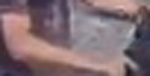
#> input picture ai/detection/crop_review/real_sample1.png_0_Two-wheeler_conf0.38.jpg, 150 x 76 px, given as the content of the folder tion/crop_review/real_sample1.png_0_Two-wheeler_conf0.38.jpg, which was not available
$ python make_cam_wall.py ../ai/detection/crop_review/real_sample1.png_0_Two-wheeler_conf0.38.jpg
#> lines starting #> are read from the running program, lines starting #| are printed output that depends on the picture; after the words box and inside, x2 and y2 are one past the last pixel; in counts of white or black regions, pixels touching at a corner belong together; pictures that were not available may be replaced by others from this repository, and a replacement may not be noted
### ai/detection/detector.py
"""
Member 1 - Detection module for VEYTRA.

Runs VehicleNet-Y26x and the fine-tuned YOLO plate detector
independently on the full CCTV frame.

Architecture:

    CCTV frame
        |
        +----> VehicleNet-Y26x
        |          |
        |          +----> vehicle detections
        |
        +----> Plate YOLO
                   |
                   +----> plate detections
                              |
                              +----> optional vehicle association
                                     |
                                     +----> OCR handoff

Plate detection does NOT depend on vehicle detection.
Every detected plate is preserved even when no matching
vehicle detection exists.
"""

import base64
import logging
import os
import time
import uuid

import cv2
import numpy as np
from dotenv import load_dotenv

load_dotenv()

logger = logging.getLogger(__name__)

VEHICLE_WEIGHTS_PATH = os.environ.get(
    "VEHICLE_WEIGHTS_PATH",
    "ai/detection/weights/vehiclenet_y26x.pt",
)

PLATE_WEIGHTS_PATH = os.environ.get(
    "PLATE_WEIGHTS_PATH",
    "ai/detection/weights/plate_yolo.pt",
)
_vehicle_model = None
_plate_model = None


def _load_vehicle_model():
    """Loads VehicleNet-Y26x."""
    global _vehicle_model

    if _vehicle_model is None:
        if os.path.exists(VEHICLE_WEIGHTS_PATH):
            from ultralytics import YOLO

            _vehicle_model = YOLO(VEHICLE_WEIGHTS_PATH)

            logger.info(
                "Loaded VehicleNet-Y26x from %s",
                VEHICLE_WEIGHTS_PATH,
            )
        else:
            logger.warning(
                "VehicleNet-Y26x weights not found at %s — "
                "using stub vehicle detector.",
                VEHICLE_WEIGHTS_PATH,
            )

            _vehicle_model = "STUB_VEHICLE_MODEL"

    return _vehicle_model


def _load_plate_model():
    """Loads the fine-tuned YOLO plate detector."""
    global _plate_model

    if _plate_model is None:
        if os.path.exists(PLATE_WEIGHTS_PATH):
            from ultralytics import YOLO

            _plate_model = YOLO(PLATE_WEIGHTS_PATH)

            logger.info(
                "Loaded plate detector from %s",
                PLATE_WEIGHTS_PATH,
            )
        else:
            logger.warning(
                "Plate YOLO weights not found at %s — "
                "using stub plate detector.",
                PLATE_WEIGHTS_PATH,
            )

            _plate_model = "STUB_PLATE_MODEL"

    return _plate_model


# [21 lines left out: function _is_plausible_vehicle_box, not called in this run]


def _run_vehicle_detection(frame: np.ndarray) -> list[dict]:
    """
    Runs VehicleNet-Y26x independently on the full frame.

    Falls back to a deterministic dummy detection if real weights
    aren't available.
    """
    model = _load_vehicle_model()

    if model == "STUB_VEHICLE_MODEL":
        h, w = frame.shape[:2]

        return [
            {
                "vehicle_bbox": [
                    int(w * 0.2),
                    int(h * 0.2),
                    int(w * 0.6),
                    int(h * 0.6),
                ],
                "vehicle_type": "car",
                "vehicle_confidence": 0.90,
                "vehicle_detector": "VehicleNet-Y26x",
            }
        ]

    results = model.predict(
        frame,
        conf=0.4,
        verbose=False,
    )

    result = results[0]

    detections = []

    for box in result.boxes:
        cls_id = int(box.cls[0])
        cls_name = model.names[cls_id]
        conf = float(box.conf[0])

        x1, y1, x2, y2 = [
            int(v)
            for v in box.xyxy[0].tolist()
        ]

        if not _is_plausible_vehicle_box(
            [x1, y1, x2, y2],
            frame.shape,
        ):
            logger.debug(
                "Skipping degenerate/edge vehicle box: %s",
                [x1, y1, x2, y2],
            )
            continue

        detections.append(
            {
                "vehicle_bbox": [x1, y1, x2, y2],
                "vehicle_type": cls_name,
                "vehicle_confidence": conf,
                "vehicle_detector": "VehicleNet-Y26x",
            }
        )

    return detections


def _encode_plate_crop(
    frame: np.ndarray,
    plate_bbox: list[int] | None,
) -> str | None:
    """
    Crops the detected plate from the original frame, upscales it for OCR,
    encodes it as a high-quality JPEG, and returns a base64 string.
    """
    if plate_bbox is None:
        return None

    h, w = frame.shape[:2]

    x1, y1, x2, y2 = [
        int(v)
        for v in plate_bbox
    ]

    # Clamp coordinates to frame boundaries.
    x1 = max(0, min(x1, w))
    x2 = max(0, min(x2, w))
    y1 = max(0, min(y1, h))
    y2 = max(0, min(y2, h))

    if x2 <= x1 or y2 <= y1:
        return None

    crop = frame[y1:y2, x1:x2]

    if crop.size == 0:
        return None

    # ---------------------------------------------------------
    # UPSCALE FOR OCR
    # ---------------------------------------------------------

    crop_h, crop_w = crop.shape[:2]

    MIN_HEIGHT = 240
    MIN_WIDTH = 320

    scale_h = MIN_HEIGHT / crop_h
    scale_w = MIN_WIDTH / crop_w

    scale = max(
        1.0,
        scale_h,
        scale_w,
    )

    if scale > 1.0:
        new_w = int(crop_w * scale)
        new_h = int(crop_h * scale)

        crop = cv2.resize(
            crop,
            (new_w, new_h),
            interpolation=cv2.INTER_CUBIC,
        )

    # ---------------------------------------------------------
    # HIGH-QUALITY JPEG ENCODING
    # ---------------------------------------------------------

    success, encoded = cv2.imencode(
        ".jpg",
        crop,
        [
            cv2.IMWRITE_JPEG_QUALITY,
            95,
        ],
    )

    if not success:
        return None

    return base64.b64encode(
        encoded.tobytes()
    ).decode("utf-8")


def _box_center(
    bbox: list[int],
) -> tuple[float, float]:
    """Returns the center point of a bounding box."""
    x1, y1, x2, y2 = bbox

    return (
        (x1 + x2) / 2.0,
        (y1 + y2) / 2.0,
    )


def _plate_belongs_to_vehicle(
    plate_bbox: list[int],
    vehicle_bbox: list[int],
) -> bool:
    """
    Determines whether a detected plate belongs to a vehicle.

    The plate center must fall inside the vehicle bounding box.

    This is deliberately conservative. If the relationship is
    uncertain, the plate remains an independent unmatched plate
    rather than being assigned to the wrong vehicle.
    """
    px, py = _box_center(plate_bbox)

    vx1, vy1, vx2, vy2 = vehicle_bbox

    return (
        vx1 <= px <= vx2
        and vy1 <= py <= vy2
    )


def _run_full_frame_plate_detection(
    frame: np.ndarray,
) -> list[dict]:
    """
    Runs the plate detector once on the complete CCTV frame.

    These are the same settings that successfully produced the
    standalone plate detections during testing.
    """
    model = _load_plate_model()

    # ---------------------------------------------------------
    # STUB PLATE DETECTOR
    # ---------------------------------------------------------

    if model == "STUB_PLATE_MODEL":
        h, w = frame.shape[:2]

        return [
            {
                "plate_bbox": [
                    int(w * 0.35),
                    int(h * 0.40),
                    int(w * 0.45),
                    int(h * 0.45),
                ],
                "plate_confidence": 0.90,
            }
        ]

    # ---------------------------------------------------------
    # REAL PLATE DETECTOR
    # ---------------------------------------------------------

    results = model.predict(
        frame,
        conf=0.25,
        imgsz=1920,
        iou=0.45,
        max_det=20,
        verbose=False,
    )

    result = results[0]

    detections = []

    for box in result.boxes:
        px1, py1, px2, py2 = [
            int(v)
            for v in box.xyxy[0].tolist()
        ]

        conf = float(box.conf[0])

        detections.append(
            {
                "plate_bbox": [
                    px1,
                    py1,
                    px2,
                    py2,
                ],
                "plate_confidence": conf,
            }
        )

    return detections


def _match_plates_to_vehicles(
    plate_detections: list[dict],
    vehicle_detections: list[dict],
) -> dict[int, int]:
    """
    Creates plate-index -> vehicle-index associations.

    A plate is associated only when its center falls inside a
    vehicle bounding box.

    Each vehicle can receive at most one plate.

    Each plate can be associated with at most one vehicle.

    Returns:
        {
            plate_index: vehicle_index
        }
    """

    matches = {}

    # ---------------------------------------------------------
    # GENERATE POSSIBLE MATCHES
    # ---------------------------------------------------------

    candidates = []

    for plate_index, plate in enumerate(plate_detections):
        plate_bbox = plate["plate_bbox"]

        for vehicle_index, vehicle in enumerate(vehicle_detections):
            vehicle_bbox = vehicle["vehicle_bbox"]

            if _plate_belongs_to_vehicle(
                plate_bbox,
                vehicle_bbox,
            ):
                candidates.append(
                    (
                        plate_index,
                        vehicle_index,
                        plate["plate_confidence"],
                    )
                )

    # ---------------------------------------------------------
    # PRIORITIZE HIGH-CONFIDENCE PLATES
    # ---------------------------------------------------------

    candidates.sort(
        key=lambda x: x[2],
        reverse=True,
    )

    used_plates = set()
    used_vehicles = set()

    for plate_index, vehicle_index, _ in candidates:
        if plate_index in used_plates:
            continue

        if vehicle_index in used_vehicles:
            continue

        matches[plate_index] = vehicle_index

        used_plates.add(plate_index)
        used_vehicles.add(vehicle_index)

    return matches


def _build_vehicle_detection(
    vehicle: dict,
    plate_result: dict | None,
    camera_id: str,
    timestamp: str,
) -> dict:
    """
    Builds the standard vehicle detection output.
    """
    if plate_result is None:
        plate_bbox = None
        plate_confidence = 0.0
        plate_crop = None

    else:
        plate_bbox = plate_result["plate_bbox"]
        plate_confidence = float(
            plate_result["plate_confidence"]
        )
        plate_crop = plate_result["plate_crop"]

    return {
        "event_id": str(uuid.uuid4()),
        "camera_id": camera_id,
        "timestamp": timestamp,

        # vehicle_id is intentionally NOT set here.
        # A consistent vehicle_id requires cross-frame/
        # cross-camera matching, which is Member 3's
        # tracking output.

        "vehicle_bbox": vehicle["vehicle_bbox"],
        "vehicle_type": vehicle["vehicle_type"],
        "vehicle_confidence": float(
            vehicle["vehicle_confidence"]
        ),
        "vehicle_detector": vehicle["vehicle_detector"],
        "plate_bbox": plate_bbox,
        "plate_confidence": plate_confidence,
        "plate_crop": plate_crop,
    }


# [29 lines left out: function _build_unmatched_plate_detection, not called in this run]


def detect(
    frame: np.ndarray,
    camera_id: str,
    timestamp: str,
    source: str,
) -> dict:
    """
    Runs vehicle detection and plate detection independently
    on the complete CCTV frame.

    Vehicle detection:
        VehicleNet-Y26x

    Plate detection:
        Fine-tuned YOLO plate detector

    Plate detections are preserved even when they cannot be
    associated with a vehicle.

    Returns:
        {
            "camera_id": str,
            "timestamp": str,
            "source": str,
            "detections": [
                {
                    "event_id": str,
                    "camera_id": str,
                    "timestamp": str,
                    "vehicle_bbox": [x1, y1, x2, y2] | None,
                    "vehicle_type": str | None,
                    "vehicle_confidence": float,
                    "vehicle_detector": str | None,
                    "plate_bbox": [x1, y1, x2, y2] | None,
                    "plate_confidence": float,
                    "plate_crop": str | None
                }
            ]
        }

    For matched detections:
        vehicle + plate information appear together.

    For unmatched plates:
        vehicle fields are None/0, while plate information
        is still preserved for OCR.

    plate_crop is a base64-encoded JPEG image that can be decoded
    by Member 2 and passed to the OCR module.

    Never raises — returns an error dict on invalid input instead.
    """

    start_time = time.time()

    # ---------------------------------------------------------
    # INPUT VALIDATION
    # ---------------------------------------------------------

    if (
        frame is None
        or not isinstance(frame, np.ndarray)
        or frame.size == 0
    ):
        logger.error(
            "detect() received invalid/empty frame for camera_id=%s",
            camera_id,
        )

        return {
            "camera_id": camera_id,
            "timestamp": timestamp,
            "source": source,
            "detections": [],
            "error": "invalid_or_empty_frame",
        }

    # ---------------------------------------------------------
    # VEHICLE DETECTION
    # ---------------------------------------------------------

    try:
        vehicle_detections = _run_vehicle_detection(frame)

    except Exception:
        logger.exception(
            "Vehicle detection failed for camera_id=%s",
            camera_id,
        )

        vehicle_detections = []

    # ---------------------------------------------------------
    # INDEPENDENT FULL-FRAME PLATE DETECTION
    # ---------------------------------------------------------

    try:
        plate_detections = _run_full_frame_plate_detection(
            frame
        )

        logger.debug(
            "Detected %d plates on full frame for camera_id=%s",
            len(plate_detections),
            camera_id,
        )

    except Exception:
        logger.exception(
            "Full-frame plate detection failed for camera_id=%s",
            camera_id,
        )

        plate_detections = []

    # ---------------------------------------------------------
    # MATCH PLATES TO VEHICLES
    # ---------------------------------------------------------

    plate_to_vehicle = _match_plates_to_vehicles(
        plate_detections,
        vehicle_detections,
    )

    # Reverse mapping for easy lookup:
    # vehicle_index -> plate_index
    vehicle_to_plate = {
        vehicle_index: plate_index
        for plate_index, vehicle_index
        in plate_to_vehicle.items()
    }

    # ---------------------------------------------------------
    # BUILD VEHICLE OUTPUTS
    # ---------------------------------------------------------

    detections = []

    for vehicle_index, vehicle in enumerate(
        vehicle_detections
    ):
        plate_result = None

        if vehicle_index in vehicle_to_plate:
            plate_index = vehicle_to_plate[
                vehicle_index
            ]

            plate = plate_detections[plate_index]

            plate_crop = _encode_plate_crop(
                frame,
                plate["plate_bbox"],
            )

            plate_result = {
                "plate_bbox": plate["plate_bbox"],
                "plate_confidence": plate[
                    "plate_confidence"
                ],
                "plate_crop": plate_crop,
            }

        detections.append(
            _build_vehicle_detection(
                vehicle=vehicle,
                plate_result=plate_result,
                camera_id=camera_id,
                timestamp=timestamp,
            )
        )

    # ---------------------------------------------------------
    # PRESERVE UNMATCHED PLATES
    # ---------------------------------------------------------

    matched_plate_indices = set(
        plate_to_vehicle.keys()
    )

    for plate_index, plate in enumerate(
        plate_detections
    ):
        if plate_index in matched_plate_indices:
            continue

        plate_crop = _encode_plate_crop(
            frame,
            plate["plate_bbox"],
        )

        detections.append(
            _build_unmatched_plate_detection(
                plate=plate,
                plate_crop=plate_crop,
                camera_id=camera_id,
                timestamp=timestamp,
            )
        )

    # ---------------------------------------------------------
    # RETURN RESULT
    # ---------------------------------------------------------

    elapsed = time.time() - start_time

    logger.debug(
        "detect() for camera_id=%s took %.4f seconds",
        camera_id,
        elapsed,
    )

    logger.debug(
        "Vehicle detections: %d | Plate detections: %d | "
        "Matched plates: %d | Unmatched plates: %d",
        len(vehicle_detections),
        len(plate_detections),
        len(plate_to_vehicle),
        len(plate_detections) - len(plate_to_vehicle),
    )

    return {
        "camera_id": camera_id,
        "timestamp": timestamp,
        "source": source,
        "detections": detections,
    }

### scripts/make_cam_wall.py
import cv2, sys, random, pathlib

sys.path.insert(0, "ai/detection")
from detector import detect

SRC = pathlib.Path(sys.argv[1])
OUT = pathlib.Path("frontend/public/cams")
OUT.mkdir(parents=True, exist_ok=True)
TARGET = 10

frames = sorted(p for p in SRC.rglob("*") if p.suffix.lower() in {".jpg", ".jpeg", ".png"})
random.seed(7)

# Blur plates once on each full frame (detection works best on the whole scene)
blurred = []
for p in frames:
    img = cv2.imread(str(p))
#> img is the input picture: shape (76, 150, 3); mean B, G, R 114.7, 109.4, 131
    if img is None:
        continue
    for d in detect(img, "cam", "now", "real")["detections"]:
#> in _run_vehicle_detection, `model = _load_vehicle_model()`: model = 'STUB_VEHICLE_MODEL'
#> in _run_vehicle_detection, `h, w = frame.shape[:2]`: h = 76; w = 150
#> in detect, `vehicle_detections = _run_vehicle_detection(frame)`: vehicle_detections = 1 item
#> in _run_full_frame_plate_detection, `model = _load_plate_model()`: model = 'STUB_PLATE_MODEL'
#> in _run_full_frame_plate_detection, `h, w = frame.shape[:2]`: h = 76; w = 150
#> in detect, `plate_detections = _run_full_frame_plate_detection( frame )`: plate_detections = 1 item
#> in _box_center, `x1, y1, x2, y2 = bbox`: x1 = 52; y1 = 30; x2 = 67; y2 = 34
#> in _plate_belongs_to_vehicle, `px, py = _box_center(plate_bbox)`: px = 59.5; py = 32
#> in _plate_belongs_to_vehicle, `vx1, vy1, vx2, vy2 = vehicle_bbox`: vx1 = 30; vy1 = 15; vx2 = 90; vy2 = 45
#> in _match_plates_to_vehicles, `used_plates = set()`: used_plates = 0 items
#> in detect, `plate_to_vehicle = _match_plates_to_vehicles( plate_detections, vehicl..`: plate_to_vehicle = {0: 0}
#> in _encode_plate_crop, `h, w = frame.shape[:2]`: h = 76; w = 150
#> in _encode_plate_crop, `x1, y1, x2, y2 = [ int(v) for v in plate_bbox ]`: x1 = 52; y1 = 30; x2 = 67; y2 = 34
#> in _encode_plate_crop, `x1 = max(0, min(x1, w))`: x1 = 52
#> in _encode_plate_crop, `x2 = max(0, min(x2, w))`: x2 = 67
#> in _encode_plate_crop, `y1 = max(0, min(y1, h))`: y1 = 30
#> in _encode_plate_crop, `y2 = max(0, min(y2, h))`: y2 = 34
#> in _encode_plate_crop, `crop_h, crop_w = crop.shape[:2]`: crop_h = 4; crop_w = 15
#> in _encode_plate_crop, `MIN_HEIGHT = 240`: MIN_HEIGHT = 240
#> in _encode_plate_crop, `MIN_WIDTH = 320`: MIN_WIDTH = 320
#> in _encode_plate_crop, `scale_h = MIN_HEIGHT / crop_h`: scale_h = 60
#> in _encode_plate_crop, `scale_w = MIN_WIDTH / crop_w`: scale_w = 21.33
#> in _encode_plate_crop, `scale = max( 1.0, scale_h, scale_w, )`: scale = 60
#> in _encode_plate_crop, `new_w = int(crop_w * scale)`: new_w = 900
#> in _encode_plate_crop, `new_h = int(crop_h * scale)`: new_h = 240
#> in _encode_plate_crop, `crop = cv2.resize( crop, (new_w, new_h), interpolation=cv2.INTER_CUBIC..`:
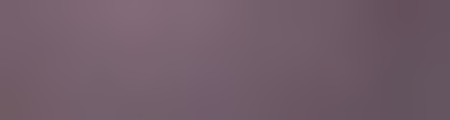
#> crop: shape (240, 900, 3) (shown at 1/2 size); mean of channels 0, 1, 2 105.4, 92.9, 113.4; drawn as B, G, R
#> in _build_vehicle_detection, `plate_bbox = plate_result["plate_bbox"]`: plate_bbox = [52, 30, 67, 34]
#> in _build_vehicle_detection, `plate_confidence = float( plate_result["plate_confidence"] )`: plate_confidence = 0.9
#> in detect, `matched_plate_indices = set( plate_to_vehicle.keys() )`: matched_plate_indices = 1 item
        if d["plate_bbox"]:
            x1, y1, x2, y2 = d["plate_bbox"]
            roi = img[y1:y2, x1:x2]
            if roi.size:
                img[y1:y2, x1:x2] = cv2.GaussianBlur(roi, (51, 51), 0)
#> this loop made 1 pass
#> img: shape (76, 150, 3); 0.51% of pixels changed, all inside (x1, y1, x2, y2) = (52, 30, 67, 34)
    blurred.append(img)

for i in range(1, TARGET + 1):
    img = blurred[(i - 1) % len(blurred)]
    h, w = img.shape[:2]
    if i > len(blurred):  # repeats get a random crop so they look different
        cw = int(w * random.uniform(0.55, 0.8))
        ch = int(h * random.uniform(0.55, 0.8))
        x0 = random.randint(0, w - cw)
        y0 = random.randint(0, h - ch)
        img = img[y0:y0 + ch, x0:x0 + cw]
        h, w = img.shape[:2]
    img = cv2.resize(img, (800, int(800 * h / w)))
    cv2.imwrite(str(OUT / f"cam{i}.jpg"), img, [cv2.IMWRITE_JPEG_QUALITY, 80])
    print("saved", i)
#> this loop made 10 passes
#> pass 2, `img = img[y0:y0 + ch, x0:x0 + cw]`:
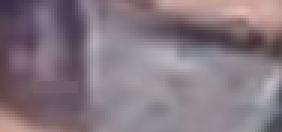
#> img: shape (44, 94, 3) (shown 3 times larger); mean B, G, R 128.2, 119.2, 133.5
#> pass 3, `img = img[y0:y0 + ch, x0:x0 + cw]`:
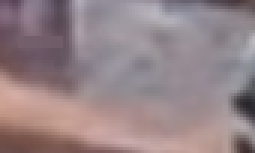
#> img: shape (51, 85, 3) (shown 3 times larger); mean B, G, R 135.8, 131.7, 149.4
